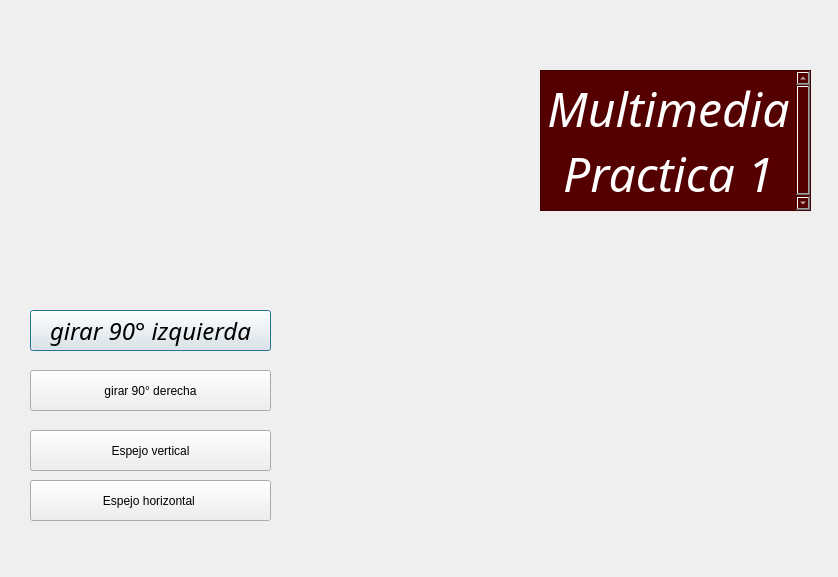
<?xml version="1.0" encoding="UTF-8"?>
<ui version="4.0">
 <class>Dialog</class>
 <widget class="QDialog" name="Dialog">
  <property name="geometry">
   <rect>
    <x>0</x>
    <y>0</y>
    <width>838</width>
    <height>577</height>
   </rect>
  </property>
  <property name="windowTitle">
   <string>Dialog</string>
  </property>
  <widget class="QTextBrowser" name="textBrowser">
   <property name="geometry">
    <rect>
     <x>540</x>
     <y>70</y>
     <width>271</width>
     <height>141</height>
    </rect>
   </property>
   <property name="font">
    <font>
     <family>Rage</family>
     <pointsize>24</pointsize>
     <italic>true</italic>
    </font>
   </property>
   <property name="styleSheet">
    <string notr="true">background-color: rgb(85, 0, 0);
color: white;</string>
   </property>
   <property name="html">
    <string>&lt;!DOCTYPE HTML PUBLIC &quot;-//W3C//DTD HTML 4.0//EN&quot; &quot;http://www.w3.org/TR/REC-html40/strict.dtd&quot;&gt;
&lt;html&gt;&lt;head&gt;&lt;meta name=&quot;qrichtext&quot; content=&quot;1&quot; /&gt;&lt;meta charset=&quot;utf-8&quot; /&gt;&lt;style type=&quot;text/css&quot;&gt;
p, li { white-space: pre-wrap; }
hr { height: 1px; border-width: 0; }
li.unchecked::marker { content: &quot;\2610&quot;; }
li.checked::marker { content: &quot;\2612&quot;; }
&lt;/style&gt;&lt;/head&gt;&lt;body style=&quot; font-family:'Rage'; font-size:24pt; font-weight:400; font-style:italic;&quot;&gt;
&lt;p align=&quot;center&quot; style=&quot; margin-top:0px; margin-bottom:0px; margin-left:0px; margin-right:0px; -qt-block-indent:0; text-indent:0px;&quot;&gt;&lt;span style=&quot; font-size:36pt;&quot;&gt;Multimedia &lt;br /&gt;Practica 1&lt;/span&gt;&lt;/p&gt;&lt;/body&gt;&lt;/html&gt;</string>
   </property>
  </widget>
  <widget class="QLabel" name="imagenPedro">
   <property name="geometry">
    <rect>
     <x>280</x>
     <y>30</y>
     <width>220</width>
     <height>220</height>
    </rect>
   </property>
   <property name="styleSheet">
    <string notr="true">background-image: url(&quot;C:/Users/User/Downloads/pedropedro.png&quot;);
background-position: center;
background-repeat: no-repeat;
border-radius: 110px;
border: none;</string>
   </property>
   <property name="text">
    <string/>
   </property>
  </widget>
  <widget class="QPushButton" name="botonIzq">
   <property name="geometry">
    <rect>
     <x>30</x>
     <y>310</y>
     <width>241</width>
     <height>41</height>
    </rect>
   </property>
   <property name="font">
    <font>
     <family>Rage</family>
     <pointsize>18</pointsize>
     <italic>true</italic>
    </font>
   </property>
   <property name="text">
    <string>girar 90° izquierda</string>
   </property>
  </widget>
  <widget class="QPushButton" name="botonDer">
   <property name="geometry">
    <rect>
     <x>30</x>
     <y>370</y>
     <width>241</width>
     <height>41</height>
    </rect>
   </property>
   <property name="text">
    <string>girar 90° derecha</string>
   </property>
  </widget>
  <widget class="QPushButton" name="botonVert">
   <property name="geometry">
    <rect>
     <x>30</x>
     <y>430</y>
     <width>241</width>
     <height>41</height>
    </rect>
   </property>
   <property name="text">
    <string>Espejo vertical</string>
   </property>
  </widget>
  <widget class="QPushButton" name="botonHor">
   <property name="geometry">
    <rect>
     <x>30</x>
     <y>480</y>
     <width>241</width>
     <height>41</height>
    </rect>
   </property>
   <property name="text">
    <string>Espejo horizontal </string>
   </property>
  </widget>
 </widget>
 <resources/>
 <connections/>
</ui>
